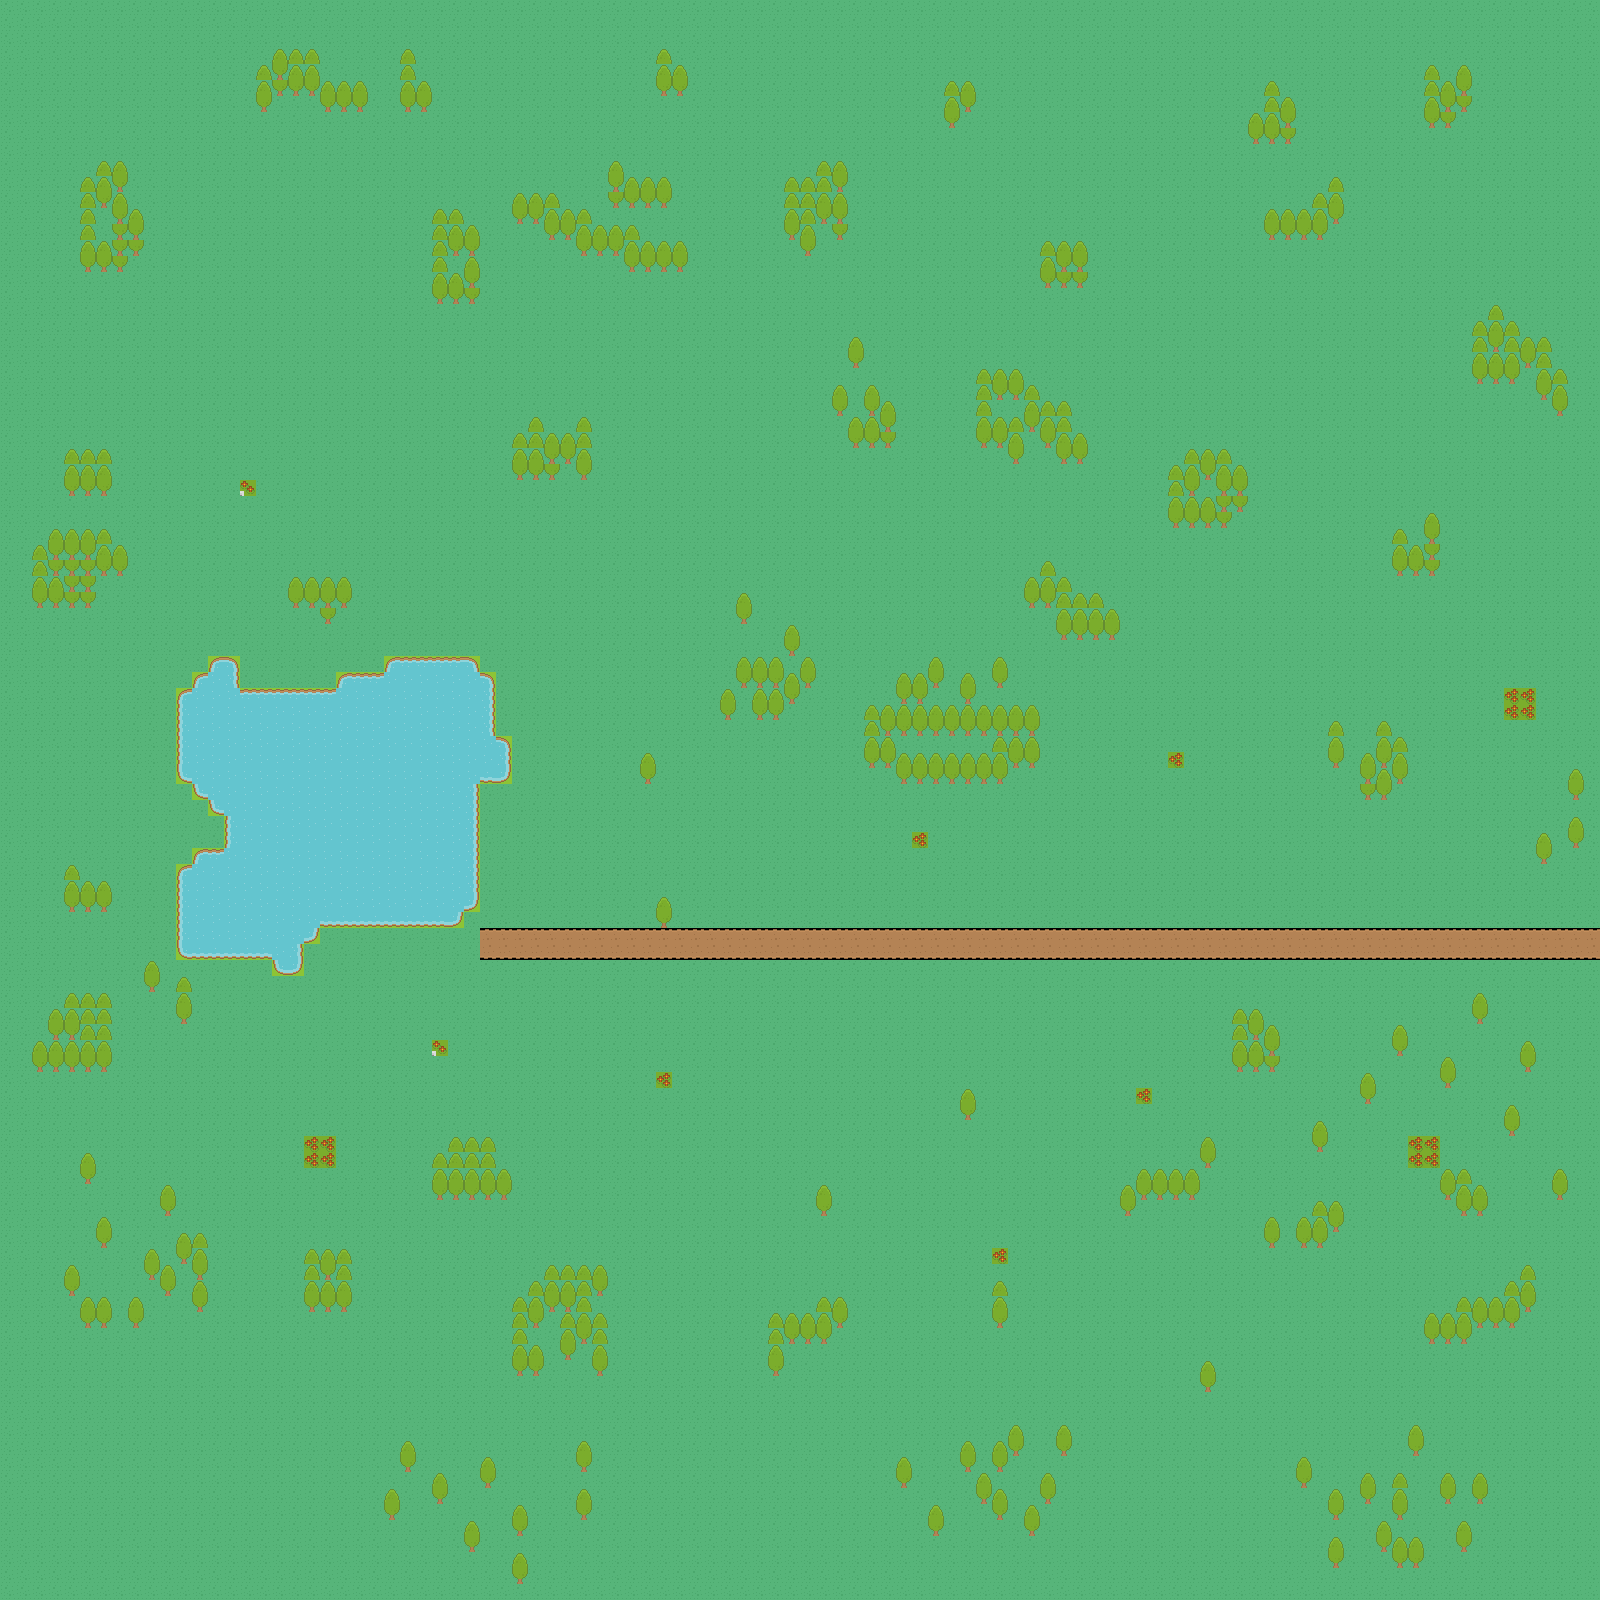

Below is a game level as drawn by its tile map, then a one-line description and the .tmx that defines it (tile-layer data replaced by summaries):
An orthogonal 100x100 tile map with 16x16 px tiles, 3 tile layers (backgroundLayer, blockedLayer, objectLayer).

<map version="1.0" tiledversion="1.0.3" orientation="orthogonal" renderorder="right-down" width="100" height="100" tilewidth="16" tileheight="16" nextobjectid="1">
 <tileset firstgid="1" source="untitled.tsx" />
 <layer name="backgroundLayer" width="100" height="100">
  <data>[10000 cells, 10000 non-empty, 5 distinct tile ids]</data>
 </layer>
 <layer name="blockedLayer" width="100" height="100">
  <data>[10000 cells, 1026 non-empty, 12 distinct tile ids]</data>
 </layer>
 <layer name="objectLayer" width="100" height="100">
  <data>[10000 cells, 0 non-empty, 0 distinct tile ids]</data>
 </layer>
</map>
